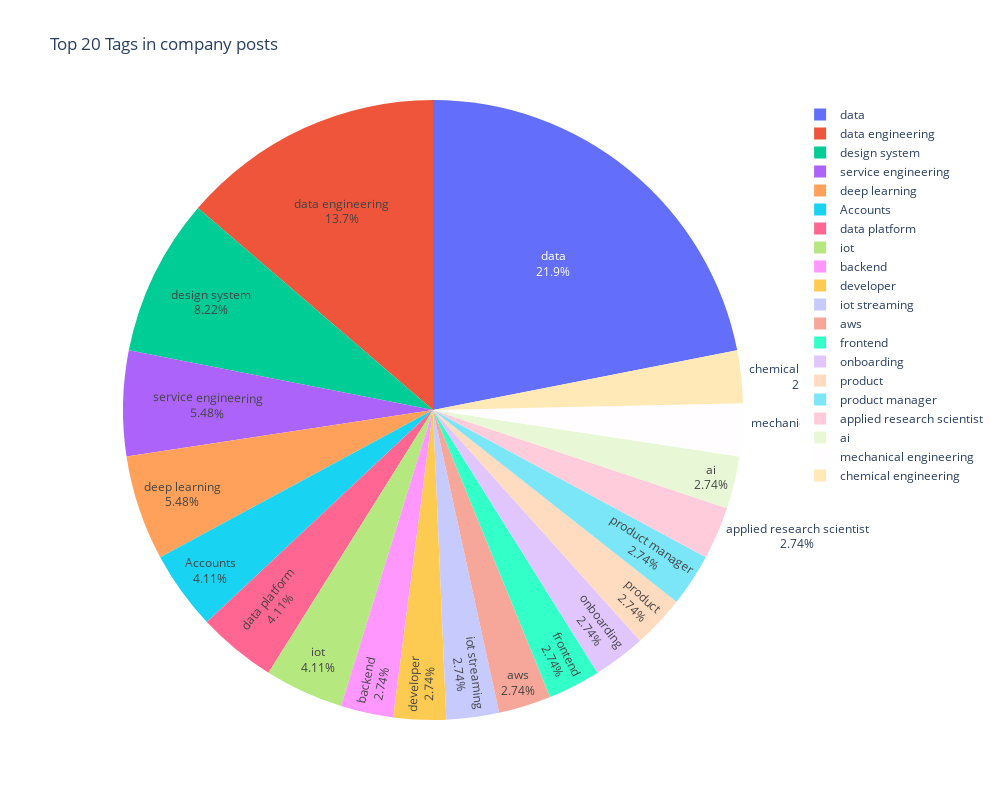

Notebook code for this chart:
### Markdown cell above
### 기업별 - piechart(태그별 보다는 태그를 카테고리화 해서 시각화하는 것이 좋을 것 같음)

### Code cell
company_tags_list = new_dummy_df[new_dummy_df['company'] == '쏘카']['tags'].dropna().str.split(', ').tolist()
company_tags_list = sum(company_tags_list, [])
company_tag_counts = Counter(company_tags_list)
company_top_tags = company_tag_counts.most_common(20)
company_top_tags = pd.DataFrame(company_top_tags, columns=['Tag', 'Count'])

fig = px.pie(
    company_top_tags,
    values='Count',
    names='Tag',
    title='Top 20 Tags in company posts'
)
fig.update_layout(
    width = 1000,
    height = 800
)
fig.update_traces(
    textinfo='percent+label',
)
fig.show()

### Figure 1 — Plotly figure (JSON) as saved in the notebook; plotly's stock layout.template omitted (floating-point values rounded to 4 significant figures)
{"data": [{"domain": {"x": [0, 1], "y": [0, 1]}, "hovertemplate": "Tag=%{label}<br>Count=%{value}<extra></extra>", "labels": ["data", "data engineering", "design system", "service engineering", "deep learning", "Accounts", "data platform", "iot", "backend", "developer", "iot streaming", "aws", "frontend", "onboarding", "product", "product manager", "applied research scientist", "ai", "mechanical engineering", "chemical engineering"], "legendgroup": "", "name": "", "showlegend": true, "textinfo": "percent+label", "type": "pie", "values": [16, 10, 6, 4, 4, 3, 3, 3, 2, 2, 2, 2, 2, 2, 2, 2, 2, 2, 2, 2]}], "layout": {"height": 800, "legend": {"tracegroupgap": 0}, "title": {"text": "Top 20 Tags in company posts"}, "width": 1000}}
